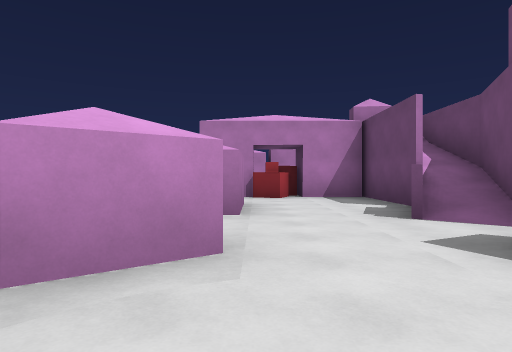
view 1 (above)

17 first-person views from a walk through a level from a Godot 3-D game. The camera is 1.3 m above the floor, looks level and sees 75° across. The floor is counted in squares, 2.75 m on a side. Each view is taken from the middle of a square. On the plan, view 1 faces up. The plan holds only what a view shows up to about 9 squares ahead; the rest is blank. The place goes on beyond the plan.

view 2
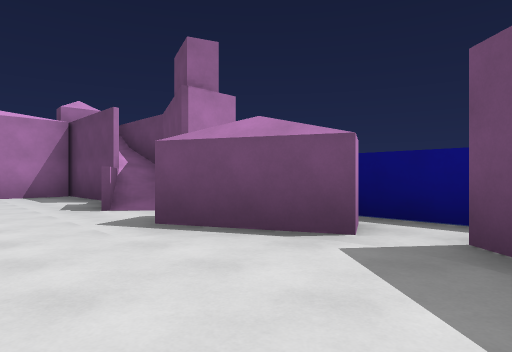

view 3
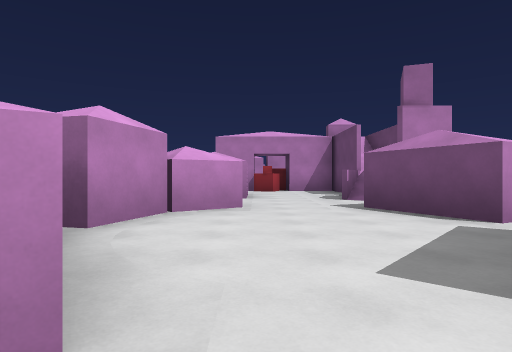

view 4
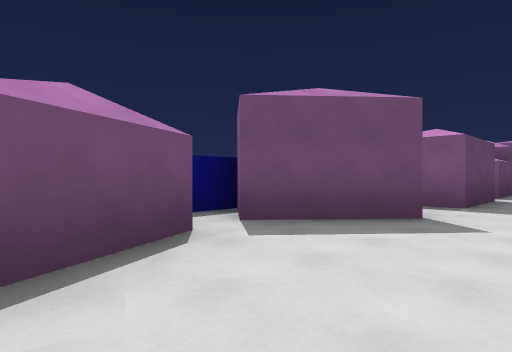

view 5
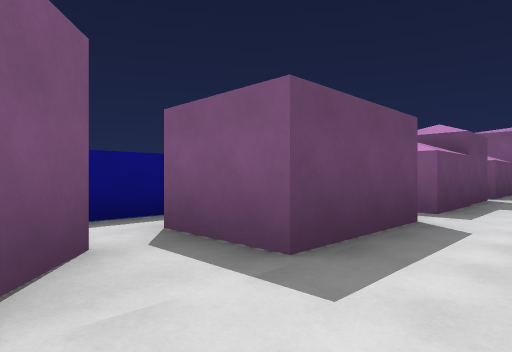

view 6
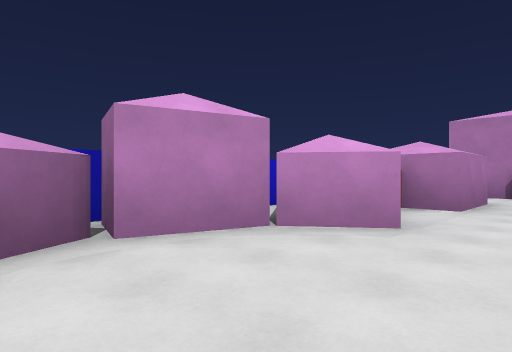

view 7
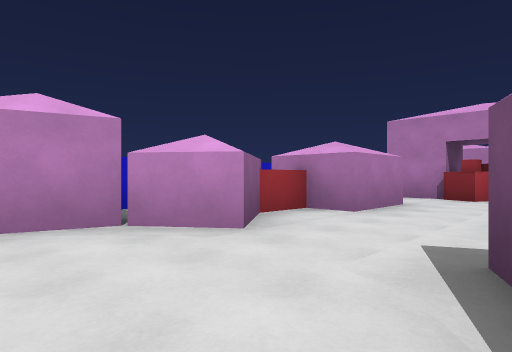

view 8
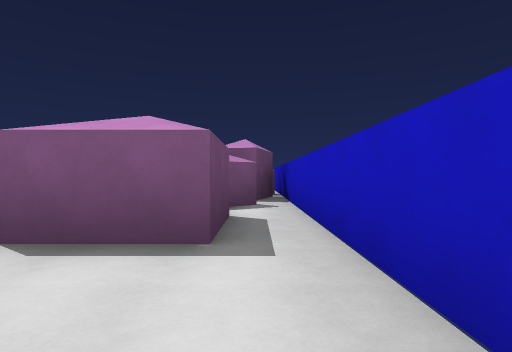

view 9
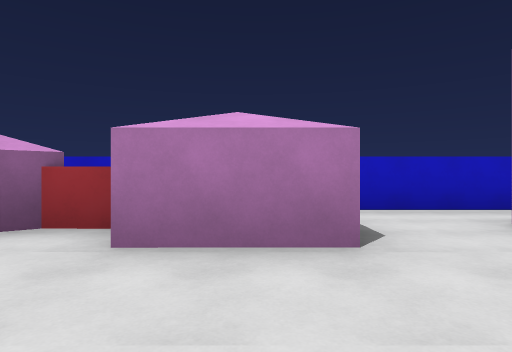

view 10
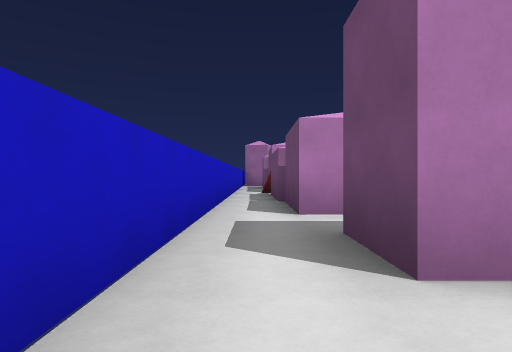

view 11
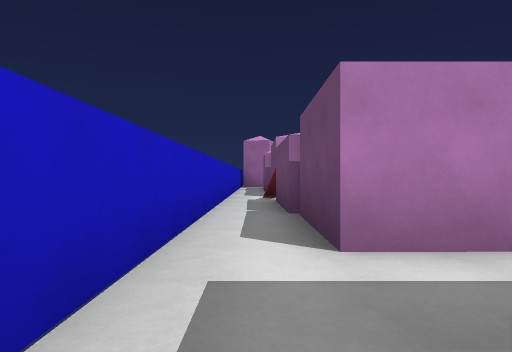

view 12
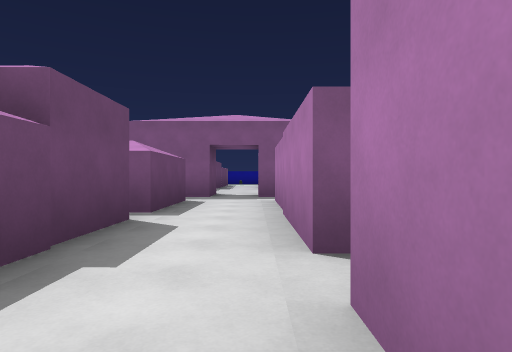

view 13
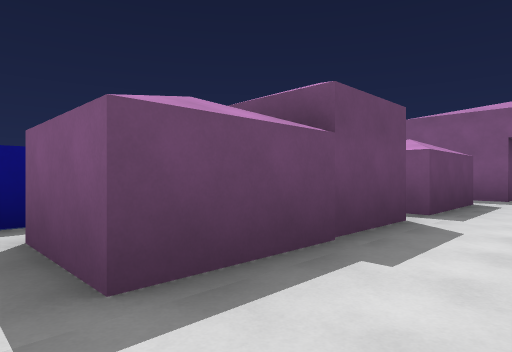

view 14
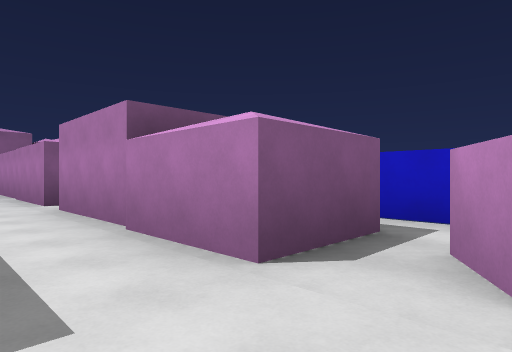

view 15
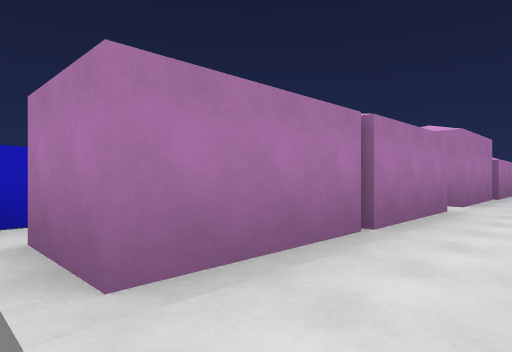

view 16
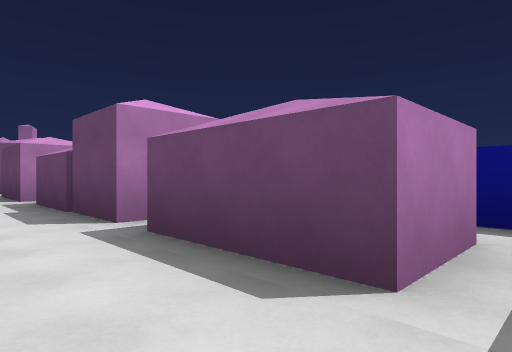

view 17
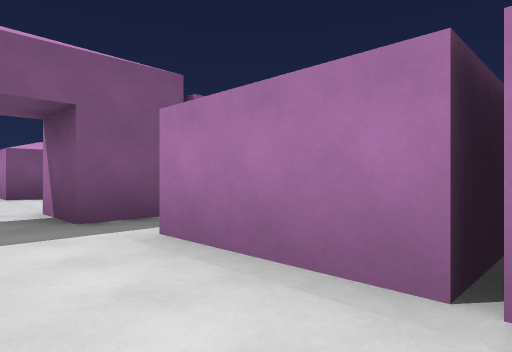

### Floor plan
Key: @ floor where view 1 was taken; # wall or solid block; x gap in a wall; . floor; B building.
Columns run from 3 left of view 1 to 4 right of it. Each row starts with its distance up from view 1.
 17 #.
 16 #.
 15 #x
 14 #.
 13 #.
 12 #.B
 11 #.#
 10 #.##
  9 #..
  8 #.B###
  7 #.....B
  6 #....BB
  5 #.B...B
  4 #.#..BB
  3 #B#...B
  2 #BB..BB
  1 #B#..BB#
  0 ##.@...#
 -1 ###..#B#
 -2 # #..# #
 -3 #......#
 -4 #.B.B#B#
 -5    ..  #
 -6    ....#
 -7   #..B.#
 -8   #..B
 -9   #..
-10  B#...
-11   #..B
-12 #B#..B.#
-13 #......#
-14   B###
-15    ##

Where each view was taken, in squares from view 1:
view 1: 0 up, 0 right, facing up
view 2: 1 down, 0 right, facing up-right
view 3: 3 down, 0 right, facing up
view 4: 2 up, 0 right, facing down-right
view 5: 2 down, 0 right, facing down-right
view 6: 1 down, 1 right, facing up-left
view 7: 0 up, 2 right, facing up-left
view 8: 8 up, 2 left, facing down
view 9: 5 up, 2 right, facing left
view 10: 6 up, 2 left, facing up
view 11: 8 up, 2 left, facing up
view 12: 6 down, 0 right, facing down
view 13: 6 down, 0 right, facing down-right
view 14: 2 down, 1 right, facing down-left
view 15: 13 down, 1 right, facing up-left
view 16: 13 down, 0 right, facing up-right
view 17: 10 down, 1 right, facing down-left
